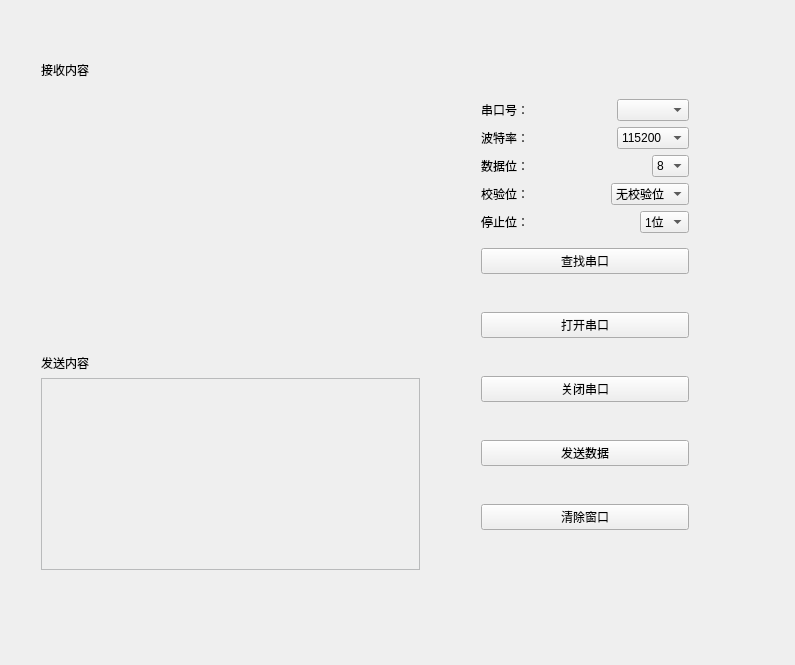
<?xml version="1.0" encoding="UTF-8"?>
<ui version="4.0">
 <class>myWidget</class>
 <widget class="QWidget" name="myWidget">
  <property name="geometry">
   <rect>
    <x>0</x>
    <y>0</y>
    <width>795</width>
    <height>665</height>
   </rect>
  </property>
  <property name="windowTitle">
   <string>myWidget</string>
  </property>
  <widget class="QWidget" name="layoutWidget">
   <property name="geometry">
    <rect>
     <x>470</x>
     <y>80</y>
     <width>230</width>
     <height>461</height>
    </rect>
   </property>
   <layout class="QGridLayout" name="gridLayout_3">
    <item row="2" column="0">
     <spacer name="verticalSpacer_3">
      <property name="orientation">
       <enum>Qt::Vertical</enum>
      </property>
      <property name="sizeHint" stdset="0">
       <size>
        <width>20</width>
        <height>40</height>
       </size>
      </property>
     </spacer>
    </item>
    <item row="1" column="0">
     <layout class="QGridLayout" name="gridLayout">
      <item row="1" column="0">
       <layout class="QHBoxLayout" name="horizontalLayout_6">
        <item>
         <widget class="QLabel" name="label_8">
          <property name="text">
           <string>波特率：  </string>
          </property>
         </widget>
        </item>
        <item>
         <spacer name="horizontalSpacer_6">
          <property name="orientation">
           <enum>Qt::Horizontal</enum>
          </property>
          <property name="sizeHint" stdset="0">
           <size>
            <width>40</width>
            <height>20</height>
           </size>
          </property>
         </spacer>
        </item>
        <item>
         <widget class="QComboBox" name="botelv">
          <item>
           <property name="text">
            <string>115200</string>
           </property>
          </item>
         </widget>
        </item>
       </layout>
      </item>
      <item row="0" column="0">
       <layout class="QHBoxLayout" name="horizontalLayout">
        <item>
         <widget class="QLabel" name="label_3">
          <property name="text">
           <string>串口号：  </string>
          </property>
         </widget>
        </item>
        <item>
         <spacer name="horizontalSpacer">
          <property name="orientation">
           <enum>Qt::Horizontal</enum>
          </property>
          <property name="sizeHint" stdset="0">
           <size>
            <width>40</width>
            <height>20</height>
           </size>
          </property>
         </spacer>
        </item>
        <item>
         <widget class="QComboBox" name="portName"/>
        </item>
       </layout>
      </item>
      <item row="4" column="0">
       <layout class="QHBoxLayout" name="horizontalLayout_5">
        <item>
         <widget class="QLabel" name="label_7">
          <property name="text">
           <string>停止位：  </string>
          </property>
         </widget>
        </item>
        <item>
         <spacer name="horizontalSpacer_5">
          <property name="orientation">
           <enum>Qt::Horizontal</enum>
          </property>
          <property name="sizeHint" stdset="0">
           <size>
            <width>40</width>
            <height>20</height>
           </size>
          </property>
         </spacer>
        </item>
        <item>
         <widget class="QComboBox" name="stopbit">
          <item>
           <property name="text">
            <string>1位</string>
           </property>
          </item>
         </widget>
        </item>
       </layout>
      </item>
      <item row="3" column="0">
       <layout class="QHBoxLayout" name="horizontalLayout_4">
        <item>
         <widget class="QLabel" name="label_6">
          <property name="text">
           <string>校验位：  </string>
          </property>
         </widget>
        </item>
        <item>
         <spacer name="horizontalSpacer_4">
          <property name="orientation">
           <enum>Qt::Horizontal</enum>
          </property>
          <property name="sizeHint" stdset="0">
           <size>
            <width>40</width>
            <height>20</height>
           </size>
          </property>
         </spacer>
        </item>
        <item>
         <widget class="QComboBox" name="jiaoyanwei">
          <item>
           <property name="text">
            <string>无校验位</string>
           </property>
          </item>
         </widget>
        </item>
       </layout>
      </item>
      <item row="2" column="0">
       <layout class="QHBoxLayout" name="horizontalLayout_3">
        <item>
         <widget class="QLabel" name="label_5">
          <property name="text">
           <string>数据位：  </string>
          </property>
         </widget>
        </item>
        <item>
         <spacer name="horizontalSpacer_3">
          <property name="orientation">
           <enum>Qt::Horizontal</enum>
          </property>
          <property name="sizeHint" stdset="0">
           <size>
            <width>30</width>
            <height>20</height>
           </size>
          </property>
         </spacer>
        </item>
        <item>
         <widget class="QComboBox" name="databit">
          <item>
           <property name="text">
            <string>8</string>
           </property>
          </item>
         </widget>
        </item>
       </layout>
      </item>
     </layout>
    </item>
    <item row="3" column="0">
     <layout class="QGridLayout" name="gridLayout_2">
      <item row="3" column="0">
       <spacer name="verticalSpacer_2">
        <property name="orientation">
         <enum>Qt::Vertical</enum>
        </property>
        <property name="sizeHint" stdset="0">
         <size>
          <width>20</width>
          <height>40</height>
         </size>
        </property>
       </spacer>
      </item>
      <item row="6" column="0">
       <spacer name="verticalSpacer_6">
        <property name="orientation">
         <enum>Qt::Vertical</enum>
        </property>
        <property name="sizeHint" stdset="0">
         <size>
          <width>20</width>
          <height>40</height>
         </size>
        </property>
       </spacer>
      </item>
      <item row="0" column="0">
       <widget class="QPushButton" name="pushButtonSearch">
        <property name="text">
         <string>查找串口</string>
        </property>
       </widget>
      </item>
      <item row="2" column="0">
       <widget class="QPushButton" name="pushButtonOpen">
        <property name="text">
         <string>打开串口</string>
        </property>
       </widget>
      </item>
      <item row="5" column="0">
       <widget class="QPushButton" name="pushButtonClose">
        <property name="text">
         <string>关闭串口</string>
        </property>
       </widget>
      </item>
      <item row="1" column="0">
       <spacer name="verticalSpacer">
        <property name="orientation">
         <enum>Qt::Vertical</enum>
        </property>
        <property name="sizeHint" stdset="0">
         <size>
          <width>20</width>
          <height>40</height>
         </size>
        </property>
       </spacer>
      </item>
      <item row="7" column="0">
       <widget class="QPushButton" name="pushButtonSend">
        <property name="text">
         <string>发送数据</string>
        </property>
       </widget>
      </item>
      <item row="9" column="0">
       <widget class="QPushButton" name="pushButtonClear">
        <property name="text">
         <string>清除窗口</string>
        </property>
       </widget>
      </item>
      <item row="8" column="0">
       <spacer name="verticalSpacer_7">
        <property name="orientation">
         <enum>Qt::Vertical</enum>
        </property>
        <property name="sizeHint" stdset="0">
         <size>
          <width>20</width>
          <height>40</height>
         </size>
        </property>
       </spacer>
      </item>
     </layout>
    </item>
    <item row="0" column="0">
     <spacer name="verticalSpacer_4">
      <property name="orientation">
       <enum>Qt::Vertical</enum>
      </property>
      <property name="sizeHint" stdset="0">
       <size>
        <width>20</width>
        <height>40</height>
       </size>
      </property>
     </spacer>
    </item>
   </layout>
  </widget>
  <widget class="QWidget" name="layoutWidget_2">
   <property name="geometry">
    <rect>
     <x>30</x>
     <y>50</y>
     <width>401</width>
     <height>531</height>
    </rect>
   </property>
   <layout class="QGridLayout" name="gridLayout_4">
    <item row="0" column="0">
     <layout class="QVBoxLayout" name="verticalLayout_2">
      <item>
       <widget class="QLabel" name="label_2">
        <property name="text">
         <string>接收内容</string>
        </property>
       </widget>
      </item>
      <item>
       <widget class="QTextEdit" name="textEditRvcf">
        <property name="styleSheet">
         <string notr="true">QTextEdit
{
background-color: rgba(255, 255, 255, 0%);
}</string>
        </property>
        <property name="readOnly">
         <bool>false</bool>
        </property>
       </widget>
      </item>
     </layout>
    </item>
    <item row="1" column="0">
     <spacer name="verticalSpacer_5">
      <property name="orientation">
       <enum>Qt::Vertical</enum>
      </property>
      <property name="sizeHint" stdset="0">
       <size>
        <width>20</width>
        <height>40</height>
       </size>
      </property>
     </spacer>
    </item>
    <item row="2" column="0">
     <layout class="QVBoxLayout" name="verticalLayout">
      <item>
       <widget class="QLabel" name="label">
        <property name="text">
         <string>发送内容</string>
        </property>
       </widget>
      </item>
      <item>
       <widget class="QTextEdit" name="textEditsend">
        <property name="styleSheet">
         <string notr="true">QTextEdit
{
background-color: rgba(255, 255, 255, 0%);
border:1px solid #b9babb;
}</string>
        </property>
       </widget>
      </item>
     </layout>
    </item>
   </layout>
  </widget>
 </widget>
 <layoutdefault spacing="6" margin="11"/>
 <resources/>
 <connections/>
</ui>
